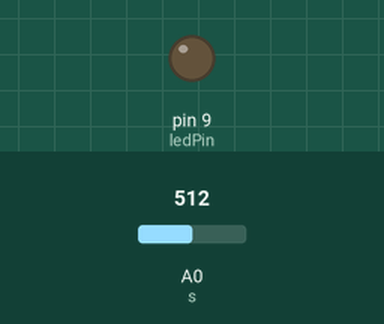
Recording of a sketch running on a simulated Arduino Uno, built with avr-gcc and run on an emulated ATmega328P. Parts: output pins drawn as LEDs (lit = HIGH). Inputs (shaded band) come from the test bench; at power-on: A0 (s) = 512.

Above: at 1.2 s.
1.3 s: A0 (s) set to 122
At 1.9 s:
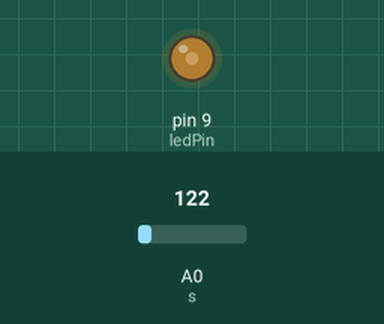
2.8 s: A0 (s) set to 0
At 3.1 s:
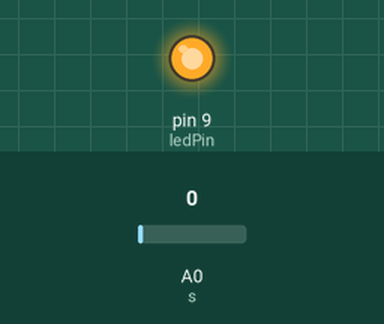
Timing chart, 0 to 5.8 s (numbered marks = the images above; inputs shaded):
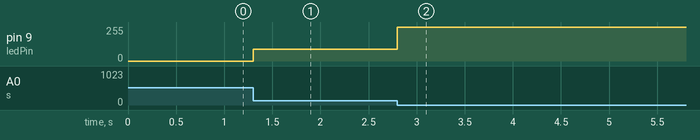

Measured:
- after the input at 1.3 s, pin 9 (ledPin): 0/255 → 87/255 at once
- after the input at 2.8 s, pin 9 (ledPin): 87/255 → 255/255 at once

The sketch:

photo_resistor.ino
```cpp
int s = 0;
int ledPin = 9;

// the setup routine runs once when you press reset:
void setup() {
  pinMode(ledPin, OUTPUT);

}

// the loop routine runs over and over again forever:
void loop() {
   int val = analogRead(s);

   val = constrain(val, 10, 180);
   int ledLevel = map(val, 10, 180, 255, 0);

   analogWrite(ledPin, ledLevel);
}
```
